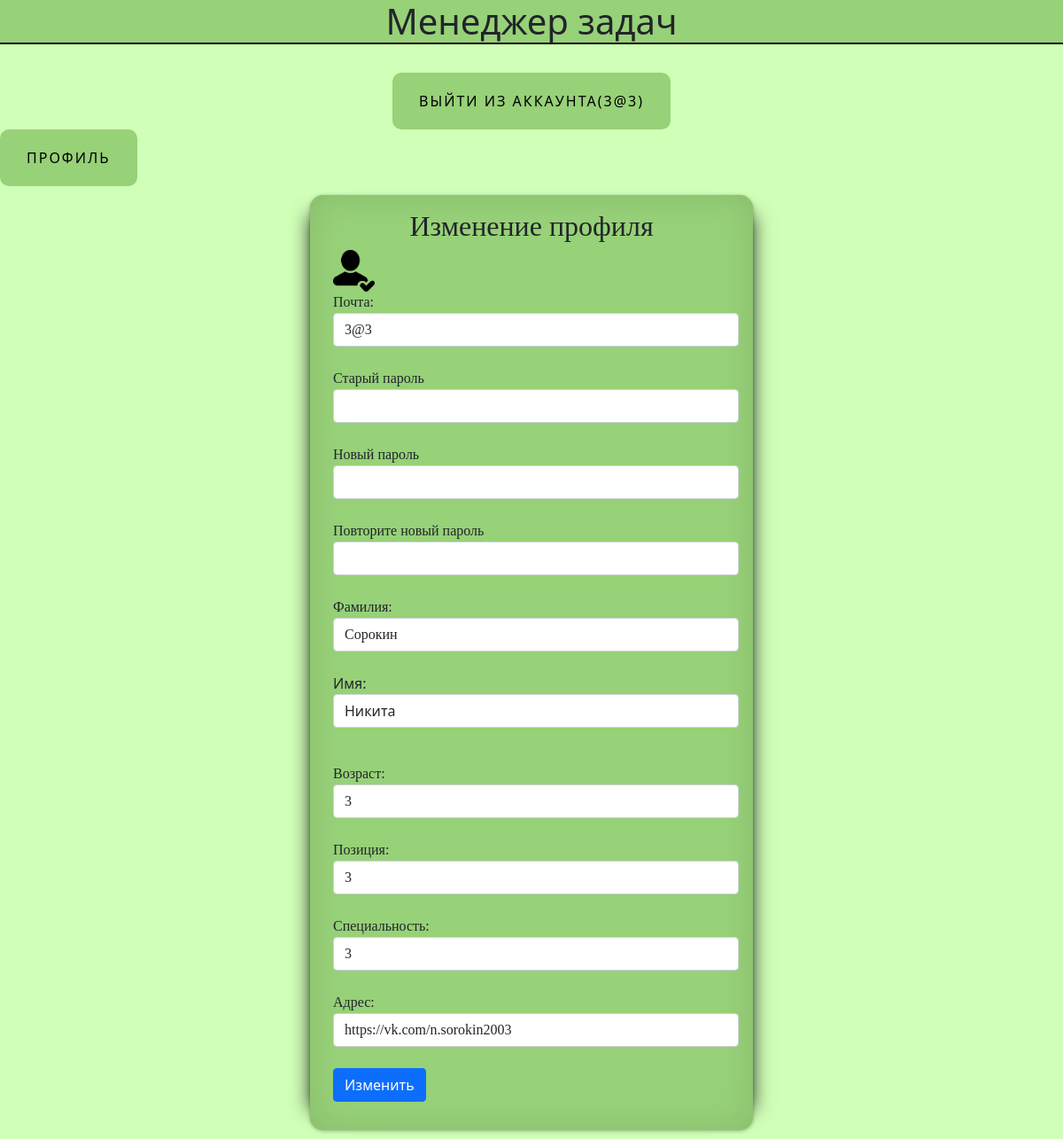
Screenshot of /changeprofile (signed in) with the database file from the repository.
### data/users.py (models this page shows, shortened)
class User(SqlAlchemyBase, UserMixin):
    __tablename__ = "users"
    id = sqlalchemy.Column(sqlalchemy.Integer, primary_key=True, autoincrement=True)
    surname = sqlalchemy.Column(sqlalchemy.String, nullable=True)
    name = sqlalchemy.Column(sqlalchemy.String, nullable=True)
    age = sqlalchemy.Column(sqlalchemy.Integer, nullable=True)
    position = sqlalchemy.Column(sqlalchemy.String, nullable=True)
    speciality = sqlalchemy.Column(sqlalchemy.String, nullable=True)
    address = sqlalchemy.Column(sqlalchemy.String, nullable=True)
    email = sqlalchemy.Column(sqlalchemy.String, nullable=True, unique=True, index=True)
    password_hash = sqlalchemy.Column(sqlalchemy.String, nullable=True)
    modified_date = sqlalchemy.Column(sqlalchemy.DateTime, default=datetime.datetime.now)
    current_room = sqlalchemy.Column(sqlalchemy.Integer, sqlalchemy.ForeignKey('rooms.id'), nullable=True)

### main.py (the view, shortened to what this page needs)
@app.route('/changeprofile', methods=['GET', 'POST'])
def changeprofile():
    form = ChangeForm()
    db_sess = db_session.create_session()
    user = db_sess.query(User).filter(User.id == current_user.id).first()
    form.name.data = user.name
    form.email.data = user.email
    form.surname.data = user.surname
    form.age.data = user.age
    form.position.data = user.position
    form.address.data = user.address
    form.speciality.data = user.speciality
    return render_template('changeprofile.html', title='Register form', form=form)

### main.py
class ChangeForm(FlaskForm):
    email = EmailField('Почта:', validators=[DataRequired()])
    old_password = PasswordField('Старый пароль', validators=[DataRequired()])
    new_password = PasswordField('Новый пароль', validators=[DataRequired()])
    password_again = PasswordField('Повторите новый пароль', validators=[DataRequired()])
    surname = StringField('Фамилия:', validators=[DataRequired()])
    name = StringField('Имя:', validators=[DataRequired()])
    age = IntegerField('Возраст:')
    position = StringField('Позиция:')
    speciality = StringField('Специальность:')
    address = StringField("Адрес:")
    submit = SubmitField('Изменить')

### data/db_session.py (called while the page is built)
def create_session() -> Session:
    global __factory
    return __factory()

### main.py (called while the page is built)
@login_manager.user_loader
def load_user(user_id):
    db_sess = db_session.create_session()
    return db_sess.query(User).get(user_id)

### templates/changeprofile.html (shortened to what this page needs)
{% extends "base.html" %}
{% block content %}
<form action="" method="post">
<h2>Изменение профиля</h2>
    <img src="/static/covers/reg.png" width="10%">
    <div class="forms">
        {{ form.email.label }}
        {{ form.email(class="form-control", type="email") }}<br>
    </div>
    <div class="forms">
        {{ form.old_password.label }}<br>
        {{ form.old_password(class="form-control", type="password") }}<br>
    </div>
    <div class="forms">
        {{ form.new_password.label }}<br>
        {{ form.new_password(class="form-control", type="password") }}<br>
    </div>
    <div class="forms">
        {{ form.password_again.label }}<br>
        {{ form.password_again(class="form-control", type="password") }}<br>
    </div>
    <div class="forms">
        {{ form.surname.label }}<br>
        {{ form.surname(class="form-control") }}<br>
    </div>
    <p class="forms">
        {{ form.name.label }}<br>
        {{ form.name(class="form-control") }}<br>
    <div class="forms">
        {{ form.age.label }}<br>
        {{ form.age(class="form-control") }}<br>
    </div>
    <div class="forms">
        {{ form.position.label }}<br>
        {{ form.position(class="form-control") }}<br>
    </div>
    <div class="forms">
        {{ form.speciality.label }}<br>
        {{ form.speciality(class="form-control") }}<br>
    </div>
    <div class="forms">
        {{ form.address.label }}<br>
        {{ form.address(class="form-control") }}<br>
    </div>
    <p class="forms">{{ form.submit(type="submit", class="btn btn-primary") }}</p>
</form>
{% endblock %}

### templates/base.html (shortened to what this page needs)
<!DOCTYPE html>
<html lang="en">
<head>
    <link rel="stylesheet"
                    href="https://cdn.jsdelivr.net/npm/bootstrap@5.0.0-beta1/dist/css/bootstrap.min.css"
>
    <link rel="stylesheet" type="text/css" href="{{ url_for('static', filename='style/style.css') }}" />
    </head>
    <body>
        <h1 id = 'titles'>Менеджер задач</h1>
        <br>
        <nav><a>
            {% if current_user.is_authenticated %}
                <aside><a class="name_btn" href="/logout">выйти из аккаунта({{ current_user.email }})</a></aside>
            {% endif %}
            <a class="name_btn" href="/profile">Профиль</a>
        </a></nav>
         {% block content %}
         {% endblock content %}
    </body>
</html>

### static/style/style.css (style rules this page uses)
body { background-color: #D0FFB7; }
form { display: block; width: 500px; margin-left: auto; margin-right: auto; border-radius: 15px; background: #97D178; padding-left: 50px; padding-right: 50px; padding-top: 20px; padding-bottom: 20px; margin: 10px auto; padding: 1em; box-shadow: 0 1px 4px rgba(0, 0, 0, .3), -23px 0 20px -23px rgba(0, 0, 0, .8), 23px 0 20px -23px rgba(0, 0, 0, .8), 0 0 40px rgba(0, 0, 0, .1) inset; }
#titles { border-bottom: 2px solid black; background-color: #97D178; }
img { margin-left: 10px; }
h2, div, .buttons, table { font-family: cursive; display: block; }
h1, h2, aside { text-align: center; }
.forms { margin-left: 10px; }
.name_btn { text-decoration: none; display: inline-block; color: black; padding: 20px 30px; border-radius: 10px; text-transform: uppercase; letter-spacing: 2px; background-color: #97D178; background-size: 200% auto; transition: .3s; }

### rows the page displays
User: email "3@3", surname "Сорокин", name "Никита", age "3", position "3", speciality "3", address "https://vk.com/n.sorokin2003"
